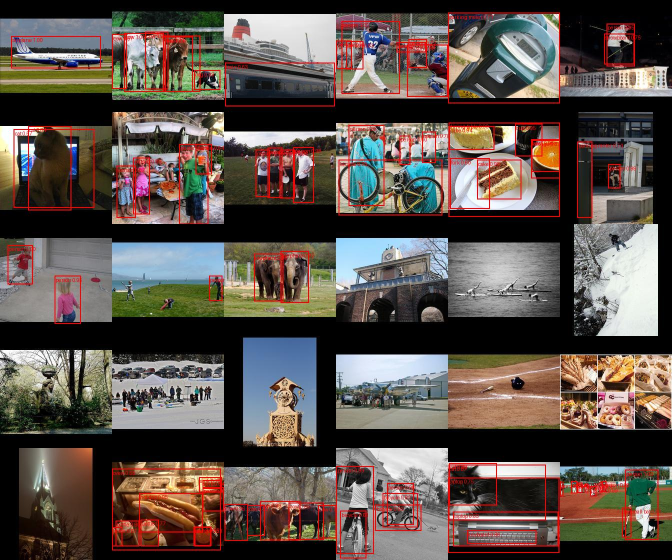
#> input picture Groupe12/data/metadata/detection_visual_samples.jpg, 1344 x 1120 px (shown at 1/2 size)
$ python -i extended_analysis.py   (imports and definitions only)
#> lines starting #> are read from the running program, lines starting #| are printed output that depends on the picture; after the words box and inside, x2 and y2 are one past the last pixel; in counts of white or black regions, pixels touching at a corner belong together
#> further down, picture is the input picture: PIL image 1344x1120 RGB; mean R, G, B 91.6, 81.2, 75.2
"""Reproducible vocabulary, visual diversity, geometry and preprocessing audit."""
from __future__ import annotations

import argparse
import collections
import json
import math
import re
import statistics
import unicodedata
from pathlib import Path

import numpy as np
import pandas as pd
from PIL import Image, ImageFilter, ImageOps, ImageDraw


TOKEN_RE = re.compile(r"[^\W_]+(?:['’][^\W_]+)*", flags=re.UNICODE)
COLOR_LABELS = ["red", "orange", "yellow", "green", "cyan", "blue", "purple", "magenta", "white", "gray", "black"]


def _json(path: Path, value):
    path.parent.mkdir(parents=True, exist_ok=True)
    path.write_text(json.dumps(value, ensure_ascii=False, indent=2) + "\n", encoding="utf-8")


def _load(root: Path, rel: str):
    return json.loads((root / rel).read_text(encoding="utf-8"))


# [41 lines left out: function vocabulary, not called in this run]


def _color_metrics(image: Image.Image):
    arr = np.asarray(image.convert("RGB").resize((96, 96), Image.Resampling.LANCZOS), dtype=np.float32) / 255.0
    r, g, b = arr[..., 0], arr[..., 1], arr[..., 2]
    mx, mn = arr.max(axis=2), arr.min(axis=2)
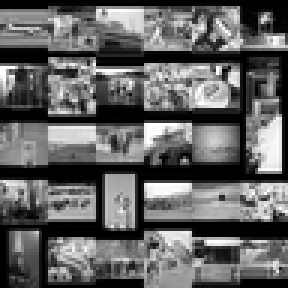
#> mx: shape (96, 96) float32 (shown 3 times larger); min 0, max 1, mean 0.386
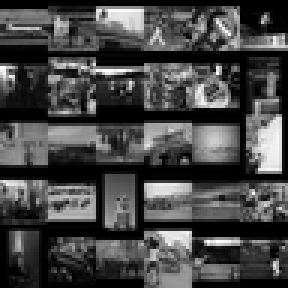
#> mn: shape (96, 96) float32 (shown 3 times larger); min 0, max 1, mean 0.274
    delta = mx - mn
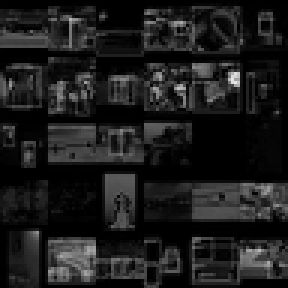
#> delta: shape (96, 96) float32 (shown 3 times larger); min 0, max 0.91, mean 0.112
    hue = np.zeros_like(mx)
    mask = delta > 1e-6
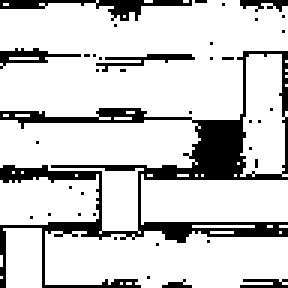
#> mask: shape (96, 96) bool (shown 3 times larger); 81.4% white; 38 black regions (32 under 20 px), largest, box (x1, y1, x2, y2) and area: (0, 17, 96, 96) 1295, (0, 0, 64, 7) 156, (0, 16, 27, 23) 70, (32, 18, 65, 24) 66, (80, 0, 96, 4) 37, (80, 93, 96, 96) 33
    mr = (mx == r) & mask; mg = (mx == g) & mask; mb = (mx == b) & mask
#> after `mr = (mx == r) & mask`: mr: shape (96, 96) bool; 49.7% white; 92 white regions (80 under 20 px), largest, box (x1, y1, x2, y2) and area: (0, 1, 96, 39) 1811, (15, 77, 62, 96) 641, (47, 60, 96, 74) 509
#> after `mg = (mx == g) & mask`: mg: shape (96, 96) bool; 17% white in thin lines or dots
#> after `mb = (mx == b) & mask`: mb: shape (96, 96) bool; 20.2% white; 158 white regions (135 under 20 px), largest, box (x1, y1, x2, y2) and area: (3, 40, 33, 50) 185, (34, 57, 47, 78) 177, (47, 40, 65, 56) 142
    hue[mr] = ((g[mr] - b[mr]) / delta[mr]) % 6
    hue[mg] = (b[mg] - r[mg]) / delta[mg] + 2
#> hue: shape (96, 96) float32; min 0, max 5.99, mean 0.878
    hue[mb] = (r[mb] - g[mb]) / delta[mb] + 4
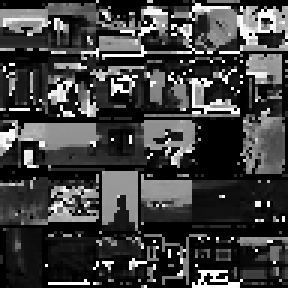
#> hue: shape (96, 96) float32 (shown 3 times larger); min 0, max 5.99, mean 1.51; drawn with min black and max white
    hue *= 60
    sat = np.where(mx > 1e-6, delta / np.maximum(mx, 1e-6), 0)
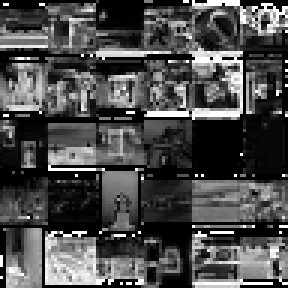
#> sat: shape (96, 96) float32 (shown 3 times larger); min 0, max 1, mean 0.299
    lum = .2126 * r + .7152 * g + .0722 * b
    labels = np.full(hue.shape, "gray", dtype=object)
    vibrant = sat >= .20
#> vibrant: shape (96, 96) bool; 53.2% white; 100 black regions (88 under 20 px), largest, box (x1, y1, x2, y2) and area: (0, 10, 96, 96) 2975, (0, 0, 64, 16) 417, (0, 16, 65, 34) 330
    hue_labels = np.array(["red", "orange", "yellow", "green", "cyan", "blue", "purple", "magenta"])
    labels[vibrant] = hue_labels[(hue[vibrant] // 45).astype(int) % 8]
    labels[(~vibrant) & (lum >= .78)] = "white"
    labels[(~vibrant) & (lum <= .20)] = "black"
    palette_counts = collections.Counter(labels.ravel().tolist())
    total = labels.size
#> total = 9216
    edges = np.asarray(Image.fromarray(np.uint8(lum * 255)).filter(ImageFilter.FIND_EDGES), dtype=np.uint8)
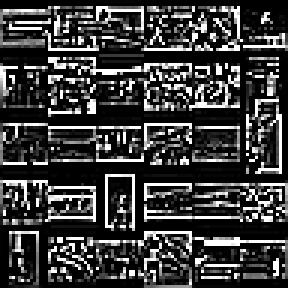
#> edges: shape (96, 96) (shown 3 times larger); min 0, max 255, mean 60
    edge_density = float(np.mean(edges >= 48))
#> edge_density = 0.329
    return {
        "dominant_color_family": palette_counts.most_common(1)[0][0],
        "dominant_color_share": palette_counts.most_common(1)[0][1] / total,
        "color_family_pixel_share": {label: palette_counts.get(label, 0) / total for label in COLOR_LABELS},
        "mean_luminance": float(lum.mean()), "luminance_std": float(lum.std()), "mean_saturation": float(sat.mean()),
        "edge_density_proxy": edge_density,
        "edge_method": "Pillow FIND_EDGES on 96x96 luminance image; fraction of pixels with edge response >=48/255",
        "shape_limitation": "Global edge density is a texture/contour complexity proxy; it does not identify object silhouettes or semantic shape classes."
    }


# [148 lines left out: functions visual_diversity, _geometry_relations, spatial_relations, validation_preprocessing, run, main, not called in this run]


# [2 lines not run here, left out]

>>> from PIL import Image
>>> picture = Image.open('../../../Groupe12/data/metadata/detection_visual_samples.jpg')
>>> result = _color_metrics(picture)
#> result = 9 items
